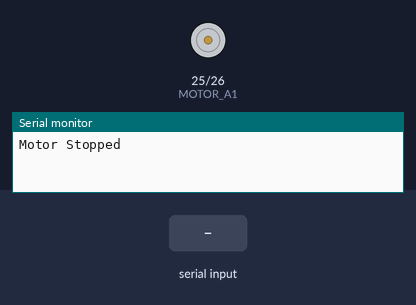
Bench run of a sketch on a simulated ESP32. Parts: motor-driver pin pairs drawn as motors (green arrow = first pin HIGH = forward, orange = second pin HIGH = backward, longer = more drive), the last lines printed to the serial monitor. The inputs (shaded band) are chosen by the test bench.

Above: at 1.2 s.
1.3 s: "f" received over Serial
At 1.7 s:
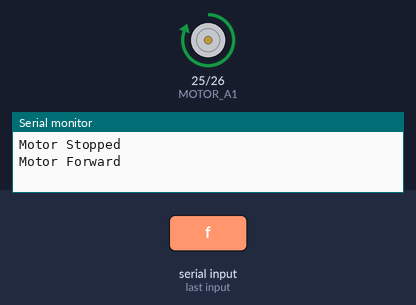
2.8 s: "r" received over Serial
At 4.0 s:
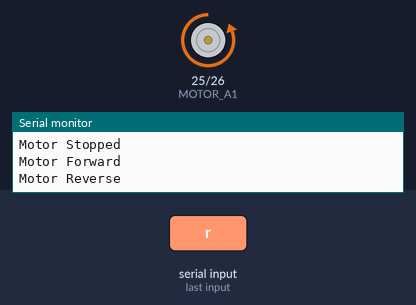
4.3 s: "s" received over Serial
At 5.2 s:
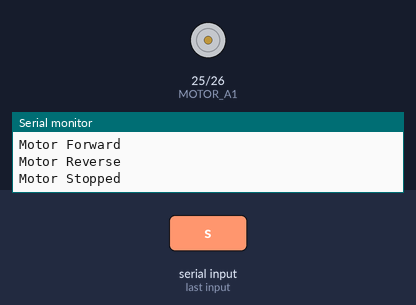
Timing chart, 0 to 7.3 s (numbered marks = the images above; inputs shaded):
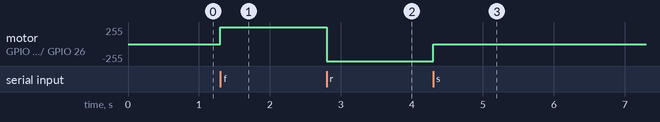

Measured:
- after the input at 1.3 s, motor on GPIO 25 (MOTOR_A1) / GPIO 26 (MOTOR_A2): stopped → forward 255/255 at once
- after the input at 2.8 s, motor on GPIO 25 (MOTOR_A1) / GPIO 26 (MOTOR_A2): forward 255/255 → backward 255/255 at once
- after the input at 4.3 s, motor on GPIO 25 (MOTOR_A1) / GPIO 26 (MOTOR_A2): backward 255/255 → stopped at once

The sketch:

MotorDrivingESP32.ino
```cpp
// L9110S Motor A control using ESP32

#define MOTOR_A1 25  // IN1
#define MOTOR_A2 26  // IN2

void setup() {
  Serial.begin(115200);

  pinMode(MOTOR_A1, OUTPUT);
  pinMode(MOTOR_A2, OUTPUT);

  stopMotor();  // Initially stop the motor
}

void loop() {
  if (Serial.available()) {
    char cmd = Serial.read();

    if (cmd == 'f') {
      forward();
    } else if (cmd == 'r') {
      reverse();
    } else if (cmd == 's') {
      stopMotor();
    }
  }
}

void forward() {
  digitalWrite(MOTOR_A1, HIGH);
  digitalWrite(MOTOR_A2, LOW);
  Serial.println("Motor Forward");
}

void reverse() {
  digitalWrite(MOTOR_A1, LOW);
  digitalWrite(MOTOR_A2, HIGH);
  Serial.println("Motor Reverse");
}

void stopMotor() {
  digitalWrite(MOTOR_A1, LOW);
  digitalWrite(MOTOR_A2, LOW);
  Serial.println("Motor Stopped");
}
```
